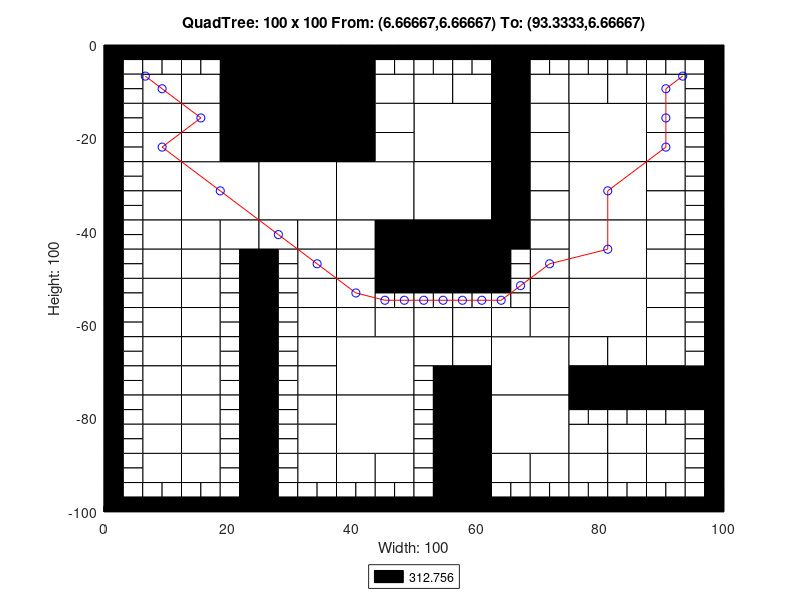

The MATLAB script that drew this image:
axis([0 100 -100 0]);
title('QuadTree: 100 x 100 From: (6.66667,6.66667) To: (93.3333,6.66667)');
xlabel('Width: 100');
ylabel('Height: 100');
rectangle('Position',[25 -12.5 12.5 12.5], 'FaceColor',[0 0 0]);
rectangle('Position',[25 -25 12.5 12.5], 'FaceColor',[0 0 0]);
rectangle('Position',[12.5 -37.5 12.5 12.5], 'FaceColor',[1 1 1]);
rectangle('Position',[25 -37.5 12.5 12.5], 'FaceColor',[1 1 1]);
rectangle('Position',[37.5 -37.5 12.5 12.5], 'FaceColor',[1 1 1]);
rectangle('Position',[50 -25 12.5 12.5], 'FaceColor',[1 1 1]);
rectangle('Position',[75 -25 12.5 12.5], 'FaceColor',[1 1 1]);
rectangle('Position',[50 -37.5 12.5 12.5], 'FaceColor',[1 1 1]);
rectangle('Position',[50 -50 12.5 12.5], 'FaceColor',[0 0 0]);
rectangle('Position',[75 -37.5 12.5 12.5], 'FaceColor',[1 1 1]);
rectangle('Position',[75 -50 12.5 12.5], 'FaceColor',[1 1 1]);
rectangle('Position',[37.5 -75 12.5 12.5], 'FaceColor',[1 1 1]);
rectangle('Position',[37.5 -87.5 12.5 12.5], 'FaceColor',[1 1 1]);
rectangle('Position',[62.5 -75 12.5 12.5], 'FaceColor',[1 1 1]);
rectangle('Position',[75 -62.5 12.5 12.5], 'FaceColor',[1 1 1]);
rectangle('Position',[62.5 -87.5 12.5 12.5], 'FaceColor',[1 1 1]);
rectangle('Position',[6.25 -12.5 6.25 6.25], 'FaceColor',[1 1 1]);
rectangle('Position',[18.75 -6.25 6.25 6.25], 'FaceColor',[0 0 0]);
rectangle('Position',[12.5 -12.5 6.25 6.25], 'FaceColor',[1 1 1]);
rectangle('Position',[18.75 -12.5 6.25 6.25], 'FaceColor',[0 0 0]);
rectangle('Position',[6.25 -18.75 6.25 6.25], 'FaceColor',[1 1 1]);
rectangle('Position',[6.25 -25 6.25 6.25], 'FaceColor',[1 1 1]);
rectangle('Position',[12.5 -18.75 6.25 6.25], 'FaceColor',[1 1 1]);
rectangle('Position',[18.75 -18.75 6.25 6.25], 'FaceColor',[0 0 0]);
rectangle('Position',[12.5 -25 6.25 6.25], 'FaceColor',[1 1 1]);
rectangle('Position',[18.75 -25 6.25 6.25], 'FaceColor',[0 0 0]);
rectangle('Position',[37.5 -6.25 6.25 6.25], 'FaceColor',[0 0 0]);
rectangle('Position',[37.5 -12.5 6.25 6.25], 'FaceColor',[0 0 0]);
rectangle('Position',[43.75 -12.5 6.25 6.25], 'FaceColor',[1 1 1]);
rectangle('Position',[37.5 -18.75 6.25 6.25], 'FaceColor',[0 0 0]);
rectangle('Position',[43.75 -18.75 6.25 6.25], 'FaceColor',[1 1 1]);
rectangle('Position',[37.5 -25 6.25 6.25], 'FaceColor',[0 0 0]);
rectangle('Position',[43.75 -25 6.25 6.25], 'FaceColor',[1 1 1]);
rectangle('Position',[6.25 -31.25 6.25 6.25], 'FaceColor',[1 1 1]);
rectangle('Position',[6.25 -37.5 6.25 6.25], 'FaceColor',[1 1 1]);
rectangle('Position',[6.25 -43.75 6.25 6.25], 'FaceColor',[1 1 1]);
rectangle('Position',[6.25 -50 6.25 6.25], 'FaceColor',[1 1 1]);
rectangle('Position',[12.5 -43.75 6.25 6.25], 'FaceColor',[1 1 1]);
rectangle('Position',[18.75 -43.75 6.25 6.25], 'FaceColor',[1 1 1]);
rectangle('Position',[12.5 -50 6.25 6.25], 'FaceColor',[1 1 1]);
rectangle('Position',[25 -43.75 6.25 6.25], 'FaceColor',[1 1 1]);
rectangle('Position',[31.25 -43.75 6.25 6.25], 'FaceColor',[1 1 1]);
rectangle('Position',[31.25 -50 6.25 6.25], 'FaceColor',[1 1 1]);
rectangle('Position',[37.5 -43.75 6.25 6.25], 'FaceColor',[1 1 1]);
rectangle('Position',[43.75 -43.75 6.25 6.25], 'FaceColor',[0 0 0]);
rectangle('Position',[37.5 -50 6.25 6.25], 'FaceColor',[1 1 1]);
rectangle('Position',[43.75 -50 6.25 6.25], 'FaceColor',[0 0 0]);
rectangle('Position',[50 -12.5 6.25 6.25], 'FaceColor',[1 1 1]);
rectangle('Position',[56.25 -12.5 6.25 6.25], 'FaceColor',[1 1 1]);
rectangle('Position',[62.5 -6.25 6.25 6.25], 'FaceColor',[0 0 0]);
rectangle('Position',[62.5 -12.5 6.25 6.25], 'FaceColor',[0 0 0]);
rectangle('Position',[68.75 -12.5 6.25 6.25], 'FaceColor',[1 1 1]);
rectangle('Position',[62.5 -18.75 6.25 6.25], 'FaceColor',[0 0 0]);
rectangle('Position',[68.75 -18.75 6.25 6.25], 'FaceColor',[1 1 1]);
rectangle('Position',[62.5 -25 6.25 6.25], 'FaceColor',[0 0 0]);
rectangle('Position',[68.75 -25 6.25 6.25], 'FaceColor',[1 1 1]);
rectangle('Position',[75 -12.5 6.25 6.25], 'FaceColor',[1 1 1]);
rectangle('Position',[81.25 -12.5 6.25 6.25], 'FaceColor',[1 1 1]);
rectangle('Position',[87.5 -12.5 6.25 6.25], 'FaceColor',[1 1 1]);
rectangle('Position',[87.5 -18.75 6.25 6.25], 'FaceColor',[1 1 1]);
rectangle('Position',[87.5 -25 6.25 6.25], 'FaceColor',[1 1 1]);
rectangle('Position',[62.5 -31.25 6.25 6.25], 'FaceColor',[0 0 0]);
rectangle('Position',[68.75 -31.25 6.25 6.25], 'FaceColor',[1 1 1]);
rectangle('Position',[62.5 -37.5 6.25 6.25], 'FaceColor',[0 0 0]);
rectangle('Position',[68.75 -37.5 6.25 6.25], 'FaceColor',[1 1 1]);
rectangle('Position',[62.5 -43.75 6.25 6.25], 'FaceColor',[0 0 0]);
rectangle('Position',[68.75 -43.75 6.25 6.25], 'FaceColor',[1 1 1]);
rectangle('Position',[68.75 -50 6.25 6.25], 'FaceColor',[1 1 1]);
rectangle('Position',[87.5 -31.25 6.25 6.25], 'FaceColor',[1 1 1]);
rectangle('Position',[87.5 -37.5 6.25 6.25], 'FaceColor',[1 1 1]);
rectangle('Position',[87.5 -43.75 6.25 6.25], 'FaceColor',[1 1 1]);
rectangle('Position',[87.5 -50 6.25 6.25], 'FaceColor',[1 1 1]);
rectangle('Position',[6.25 -56.25 6.25 6.25], 'FaceColor',[1 1 1]);
rectangle('Position',[6.25 -62.5 6.25 6.25], 'FaceColor',[1 1 1]);
rectangle('Position',[12.5 -56.25 6.25 6.25], 'FaceColor',[1 1 1]);
rectangle('Position',[12.5 -62.5 6.25 6.25], 'FaceColor',[1 1 1]);
rectangle('Position',[6.25 -68.75 6.25 6.25], 'FaceColor',[1 1 1]);
rectangle('Position',[6.25 -75 6.25 6.25], 'FaceColor',[1 1 1]);
rectangle('Position',[12.5 -68.75 6.25 6.25], 'FaceColor',[1 1 1]);
rectangle('Position',[12.5 -75 6.25 6.25], 'FaceColor',[1 1 1]);
rectangle('Position',[31.25 -56.25 6.25 6.25], 'FaceColor',[1 1 1]);
rectangle('Position',[31.25 -62.5 6.25 6.25], 'FaceColor',[1 1 1]);
rectangle('Position',[37.5 -56.25 6.25 6.25], 'FaceColor',[1 1 1]);
rectangle('Position',[37.5 -62.5 6.25 6.25], 'FaceColor',[1 1 1]);
rectangle('Position',[43.75 -62.5 6.25 6.25], 'FaceColor',[1 1 1]);
rectangle('Position',[31.25 -68.75 6.25 6.25], 'FaceColor',[1 1 1]);
rectangle('Position',[31.25 -75 6.25 6.25], 'FaceColor',[1 1 1]);
rectangle('Position',[6.25 -81.25 6.25 6.25], 'FaceColor',[1 1 1]);
rectangle('Position',[6.25 -87.5 6.25 6.25], 'FaceColor',[1 1 1]);
rectangle('Position',[12.5 -81.25 6.25 6.25], 'FaceColor',[1 1 1]);
rectangle('Position',[12.5 -87.5 6.25 6.25], 'FaceColor',[1 1 1]);
rectangle('Position',[6.25 -93.75 6.25 6.25], 'FaceColor',[1 1 1]);
rectangle('Position',[12.5 -93.75 6.25 6.25], 'FaceColor',[1 1 1]);
rectangle('Position',[31.25 -81.25 6.25 6.25], 'FaceColor',[1 1 1]);
rectangle('Position',[31.25 -87.5 6.25 6.25], 'FaceColor',[1 1 1]);
rectangle('Position',[31.25 -93.75 6.25 6.25], 'FaceColor',[1 1 1]);
rectangle('Position',[37.5 -93.75 6.25 6.25], 'FaceColor',[1 1 1]);
rectangle('Position',[43.75 -93.75 6.25 6.25], 'FaceColor',[1 1 1]);
rectangle('Position',[50 -62.5 6.25 6.25], 'FaceColor',[1 1 1]);
rectangle('Position',[56.25 -62.5 6.25 6.25], 'FaceColor',[1 1 1]);
rectangle('Position',[68.75 -56.25 6.25 6.25], 'FaceColor',[1 1 1]);
rectangle('Position',[62.5 -62.5 6.25 6.25], 'FaceColor',[1 1 1]);
rectangle('Position',[68.75 -62.5 6.25 6.25], 'FaceColor',[1 1 1]);
rectangle('Position',[50 -68.75 6.25 6.25], 'FaceColor',[1 1 1]);
rectangle('Position',[56.25 -68.75 6.25 6.25], 'FaceColor',[1 1 1]);
rectangle('Position',[56.25 -75 6.25 6.25], 'FaceColor',[0 0 0]);
rectangle('Position',[87.5 -56.25 6.25 6.25], 'FaceColor',[1 1 1]);
rectangle('Position',[87.5 -62.5 6.25 6.25], 'FaceColor',[1 1 1]);
rectangle('Position',[75 -68.75 6.25 6.25], 'FaceColor',[1 1 1]);
rectangle('Position',[81.25 -68.75 6.25 6.25], 'FaceColor',[1 1 1]);
rectangle('Position',[75 -75 6.25 6.25], 'FaceColor',[0 0 0]);
rectangle('Position',[81.25 -75 6.25 6.25], 'FaceColor',[0 0 0]);
rectangle('Position',[87.5 -68.75 6.25 6.25], 'FaceColor',[1 1 1]);
rectangle('Position',[87.5 -75 6.25 6.25], 'FaceColor',[0 0 0]);
rectangle('Position',[93.75 -75 6.25 6.25], 'FaceColor',[0 0 0]);
rectangle('Position',[56.25 -81.25 6.25 6.25], 'FaceColor',[0 0 0]);
rectangle('Position',[56.25 -87.5 6.25 6.25], 'FaceColor',[0 0 0]);
rectangle('Position',[56.25 -93.75 6.25 6.25], 'FaceColor',[0 0 0]);
rectangle('Position',[56.25 -100 6.25 6.25], 'FaceColor',[0 0 0]);
rectangle('Position',[62.5 -93.75 6.25 6.25], 'FaceColor',[1 1 1]);
rectangle('Position',[68.75 -93.75 6.25 6.25], 'FaceColor',[1 1 1]);
rectangle('Position',[75 -87.5 6.25 6.25], 'FaceColor',[1 1 1]);
rectangle('Position',[81.25 -87.5 6.25 6.25], 'FaceColor',[1 1 1]);
rectangle('Position',[87.5 -87.5 6.25 6.25], 'FaceColor',[1 1 1]);
rectangle('Position',[75 -93.75 6.25 6.25], 'FaceColor',[1 1 1]);
rectangle('Position',[81.25 -93.75 6.25 6.25], 'FaceColor',[1 1 1]);
rectangle('Position',[87.5 -93.75 6.25 6.25], 'FaceColor',[1 1 1]);
rectangle('Position',[0 -3.125 3.125 3.125], 'FaceColor',[0 0 0]);
rectangle('Position',[3.125 -3.125 3.125 3.125], 'FaceColor',[0 0 0]);
rectangle('Position',[0 -6.25 3.125 3.125], 'FaceColor',[0 0 0]);
rectangle('Position',[3.125 -6.25 3.125 3.125], 'FaceColor',[1 1 1]);
rectangle('Position',[6.25 -3.125 3.125 3.125], 'FaceColor',[0 0 0]);
rectangle('Position',[9.375 -3.125 3.125 3.125], 'FaceColor',[0 0 0]);
rectangle('Position',[6.25 -6.25 3.125 3.125], 'FaceColor',[1 1 1]);
rectangle('Position',[9.375 -6.25 3.125 3.125], 'FaceColor',[1 1 1]);
rectangle('Position',[0 -9.375 3.125 3.125], 'FaceColor',[0 0 0]);
rectangle('Position',[3.125 -9.375 3.125 3.125], 'FaceColor',[1 1 1]);
rectangle('Position',[0 -12.5 3.125 3.125], 'FaceColor',[0 0 0]);
rectangle('Position',[3.125 -12.5 3.125 3.125], 'FaceColor',[1 1 1]);
rectangle('Position',[12.5 -3.125 3.125 3.125], 'FaceColor',[0 0 0]);
rectangle('Position',[15.625 -3.125 3.125 3.125], 'FaceColor',[0 0 0]);
rectangle('Position',[12.5 -6.25 3.125 3.125], 'FaceColor',[1 1 1]);
rectangle('Position',[15.625 -6.25 3.125 3.125], 'FaceColor',[1 1 1]);
rectangle('Position',[0 -15.625 3.125 3.125], 'FaceColor',[0 0 0]);
rectangle('Position',[3.125 -15.625 3.125 3.125], 'FaceColor',[1 1 1]);
rectangle('Position',[0 -18.75 3.125 3.125], 'FaceColor',[0 0 0]);
rectangle('Position',[3.125 -18.75 3.125 3.125], 'FaceColor',[1 1 1]);
rectangle('Position',[0 -21.875 3.125 3.125], 'FaceColor',[0 0 0]);
rectangle('Position',[3.125 -21.875 3.125 3.125], 'FaceColor',[1 1 1]);
rectangle('Position',[0 -25 3.125 3.125], 'FaceColor',[0 0 0]);
rectangle('Position',[3.125 -25 3.125 3.125], 'FaceColor',[1 1 1]);
rectangle('Position',[43.75 -3.125 3.125 3.125], 'FaceColor',[0 0 0]);
rectangle('Position',[46.875 -3.125 3.125 3.125], 'FaceColor',[0 0 0]);
rectangle('Position',[43.75 -6.25 3.125 3.125], 'FaceColor',[1 1 1]);
rectangle('Position',[46.875 -6.25 3.125 3.125], 'FaceColor',[1 1 1]);
rectangle('Position',[0 -28.125 3.125 3.125], 'FaceColor',[0 0 0]);
rectangle('Position',[3.125 -28.125 3.125 3.125], 'FaceColor',[1 1 1]);
rectangle('Position',[0 -31.25 3.125 3.125], 'FaceColor',[0 0 0]);
rectangle('Position',[3.125 -31.25 3.125 3.125], 'FaceColor',[1 1 1]);
rectangle('Position',[0 -34.375 3.125 3.125], 'FaceColor',[0 0 0]);
rectangle('Position',[3.125 -34.375 3.125 3.125], 'FaceColor',[1 1 1]);
rectangle('Position',[0 -37.5 3.125 3.125], 'FaceColor',[0 0 0]);
rectangle('Position',[3.125 -37.5 3.125 3.125], 'FaceColor',[1 1 1]);
rectangle('Position',[0 -40.625 3.125 3.125], 'FaceColor',[0 0 0]);
rectangle('Position',[3.125 -40.625 3.125 3.125], 'FaceColor',[1 1 1]);
rectangle('Position',[0 -43.75 3.125 3.125], 'FaceColor',[0 0 0]);
rectangle('Position',[3.125 -43.75 3.125 3.125], 'FaceColor',[1 1 1]);
rectangle('Position',[0 -46.875 3.125 3.125], 'FaceColor',[0 0 0]);
rectangle('Position',[3.125 -46.875 3.125 3.125], 'FaceColor',[1 1 1]);
rectangle('Position',[0 -50 3.125 3.125], 'FaceColor',[0 0 0]);
rectangle('Position',[3.125 -50 3.125 3.125], 'FaceColor',[1 1 1]);
rectangle('Position',[18.75 -46.875 3.125 3.125], 'FaceColor',[1 1 1]);
rectangle('Position',[21.875 -46.875 3.125 3.125], 'FaceColor',[0 0 0]);
rectangle('Position',[18.75 -50 3.125 3.125], 'FaceColor',[1 1 1]);
rectangle('Position',[21.875 -50 3.125 3.125], 'FaceColor',[0 0 0]);
rectangle('Position',[25 -46.875 3.125 3.125], 'FaceColor',[0 0 0]);
rectangle('Position',[28.125 -46.875 3.125 3.125], 'FaceColor',[1 1 1]);
rectangle('Position',[25 -50 3.125 3.125], 'FaceColor',[0 0 0]);
rectangle('Position',[28.125 -50 3.125 3.125], 'FaceColor',[1 1 1]);
rectangle('Position',[50 -3.125 3.125 3.125], 'FaceColor',[0 0 0]);
rectangle('Position',[53.125 -3.125 3.125 3.125], 'FaceColor',[0 0 0]);
rectangle('Position',[50 -6.25 3.125 3.125], 'FaceColor',[1 1 1]);
rectangle('Position',[53.125 -6.25 3.125 3.125], 'FaceColor',[1 1 1]);
rectangle('Position',[56.25 -3.125 3.125 3.125], 'FaceColor',[0 0 0]);
rectangle('Position',[59.375 -3.125 3.125 3.125], 'FaceColor',[0 0 0]);
rectangle('Position',[56.25 -6.25 3.125 3.125], 'FaceColor',[1 1 1]);
rectangle('Position',[59.375 -6.25 3.125 3.125], 'FaceColor',[1 1 1]);
rectangle('Position',[68.75 -3.125 3.125 3.125], 'FaceColor',[0 0 0]);
rectangle('Position',[71.875 -3.125 3.125 3.125], 'FaceColor',[0 0 0]);
rectangle('Position',[68.75 -6.25 3.125 3.125], 'FaceColor',[1 1 1]);
rectangle('Position',[71.875 -6.25 3.125 3.125], 'FaceColor',[1 1 1]);
rectangle('Position',[75 -3.125 3.125 3.125], 'FaceColor',[0 0 0]);
rectangle('Position',[78.125 -3.125 3.125 3.125], 'FaceColor',[0 0 0]);
rectangle('Position',[75 -6.25 3.125 3.125], 'FaceColor',[1 1 1]);
rectangle('Position',[78.125 -6.25 3.125 3.125], 'FaceColor',[1 1 1]);
rectangle('Position',[81.25 -3.125 3.125 3.125], 'FaceColor',[0 0 0]);
rectangle('Position',[84.375 -3.125 3.125 3.125], 'FaceColor',[0 0 0]);
rectangle('Position',[81.25 -6.25 3.125 3.125], 'FaceColor',[1 1 1]);
rectangle('Position',[84.375 -6.25 3.125 3.125], 'FaceColor',[1 1 1]);
rectangle('Position',[87.5 -3.125 3.125 3.125], 'FaceColor',[0 0 0]);
rectangle('Position',[90.625 -3.125 3.125 3.125], 'FaceColor',[0 0 0]);
rectangle('Position',[87.5 -6.25 3.125 3.125], 'FaceColor',[1 1 1]);
rectangle('Position',[90.625 -6.25 3.125 3.125], 'FaceColor',[1 1 1]);
rectangle('Position',[93.75 -3.125 3.125 3.125], 'FaceColor',[0 0 0]);
rectangle('Position',[96.875 -3.125 3.125 3.125], 'FaceColor',[0 0 0]);
rectangle('Position',[93.75 -6.25 3.125 3.125], 'FaceColor',[1 1 1]);
rectangle('Position',[96.875 -6.25 3.125 3.125], 'FaceColor',[0 0 0]);
rectangle('Position',[93.75 -9.375 3.125 3.125], 'FaceColor',[1 1 1]);
rectangle('Position',[96.875 -9.375 3.125 3.125], 'FaceColor',[0 0 0]);
rectangle('Position',[93.75 -12.5 3.125 3.125], 'FaceColor',[1 1 1]);
rectangle('Position',[96.875 -12.5 3.125 3.125], 'FaceColor',[0 0 0]);
rectangle('Position',[93.75 -15.625 3.125 3.125], 'FaceColor',[1 1 1]);
rectangle('Position',[96.875 -15.625 3.125 3.125], 'FaceColor',[0 0 0]);
rectangle('Position',[93.75 -18.75 3.125 3.125], 'FaceColor',[1 1 1]);
rectangle('Position',[96.875 -18.75 3.125 3.125], 'FaceColor',[0 0 0]);
rectangle('Position',[93.75 -21.875 3.125 3.125], 'FaceColor',[1 1 1]);
rectangle('Position',[96.875 -21.875 3.125 3.125], 'FaceColor',[0 0 0]);
rectangle('Position',[93.75 -25 3.125 3.125], 'FaceColor',[1 1 1]);
rectangle('Position',[96.875 -25 3.125 3.125], 'FaceColor',[0 0 0]);
rectangle('Position',[62.5 -46.875 3.125 3.125], 'FaceColor',[0 0 0]);
rectangle('Position',[65.625 -46.875 3.125 3.125], 'FaceColor',[1 1 1]);
rectangle('Position',[62.5 -50 3.125 3.125], 'FaceColor',[0 0 0]);
rectangle('Position',[65.625 -50 3.125 3.125], 'FaceColor',[1 1 1]);
rectangle('Position',[93.75 -28.125 3.125 3.125], 'FaceColor',[1 1 1]);
rectangle('Position',[96.875 -28.125 3.125 3.125], 'FaceColor',[0 0 0]);
rectangle('Position',[93.75 -31.25 3.125 3.125], 'FaceColor',[1 1 1]);
rectangle('Position',[96.875 -31.25 3.125 3.125], 'FaceColor',[0 0 0]);
rectangle('Position',[93.75 -34.375 3.125 3.125], 'FaceColor',[1 1 1]);
rectangle('Position',[96.875 -34.375 3.125 3.125], 'FaceColor',[0 0 0]);
rectangle('Position',[93.75 -37.5 3.125 3.125], 'FaceColor',[1 1 1]);
rectangle('Position',[96.875 -37.5 3.125 3.125], 'FaceColor',[0 0 0]);
rectangle('Position',[93.75 -40.625 3.125 3.125], 'FaceColor',[1 1 1]);
rectangle('Position',[96.875 -40.625 3.125 3.125], 'FaceColor',[0 0 0]);
rectangle('Position',[93.75 -43.75 3.125 3.125], 'FaceColor',[1 1 1]);
rectangle('Position',[96.875 -43.75 3.125 3.125], 'FaceColor',[0 0 0]);
rectangle('Position',[93.75 -46.875 3.125 3.125], 'FaceColor',[1 1 1]);
rectangle('Position',[96.875 -46.875 3.125 3.125], 'FaceColor',[0 0 0]);
rectangle('Position',[93.75 -50 3.125 3.125], 'FaceColor',[1 1 1]);
rectangle('Position',[96.875 -50 3.125 3.125], 'FaceColor',[0 0 0]);
rectangle('Position',[0 -53.125 3.125 3.125], 'FaceColor',[0 0 0]);
rectangle('Position',[3.125 -53.125 3.125 3.125], 'FaceColor',[1 1 1]);
rectangle('Position',[0 -56.25 3.125 3.125], 'FaceColor',[0 0 0]);
rectangle('Position',[3.125 -56.25 3.125 3.125], 'FaceColor',[1 1 1]);
rectangle('Position',[0 -59.375 3.125 3.125], 'FaceColor',[0 0 0]);
rectangle('Position',[3.125 -59.375 3.125 3.125], 'FaceColor',[1 1 1]);
rectangle('Position',[0 -62.5 3.125 3.125], 'FaceColor',[0 0 0]);
rectangle('Position',[3.125 -62.5 3.125 3.125], 'FaceColor',[1 1 1]);
rectangle('Position',[18.75 -53.125 3.125 3.125], 'FaceColor',[1 1 1]);
rectangle('Position',[21.875 -53.125 3.125 3.125], 'FaceColor',[0 0 0]);
rectangle('Position',[18.75 -56.25 3.125 3.125], 'FaceColor',[1 1 1]);
rectangle('Position',[21.875 -56.25 3.125 3.125], 'FaceColor',[0 0 0]);
rectangle('Position',[18.75 -59.375 3.125 3.125], 'FaceColor',[1 1 1]);
rectangle('Position',[21.875 -59.375 3.125 3.125], 'FaceColor',[0 0 0]);
rectangle('Position',[18.75 -62.5 3.125 3.125], 'FaceColor',[1 1 1]);
rectangle('Position',[21.875 -62.5 3.125 3.125], 'FaceColor',[0 0 0]);
rectangle('Position',[0 -65.625 3.125 3.125], 'FaceColor',[0 0 0]);
rectangle('Position',[3.125 -65.625 3.125 3.125], 'FaceColor',[1 1 1]);
rectangle('Position',[0 -68.75 3.125 3.125], 'FaceColor',[0 0 0]);
rectangle('Position',[3.125 -68.75 3.125 3.125], 'FaceColor',[1 1 1]);
rectangle('Position',[0 -71.875 3.125 3.125], 'FaceColor',[0 0 0]);
rectangle('Position',[3.125 -71.875 3.125 3.125], 'FaceColor',[1 1 1]);
rectangle('Position',[0 -75 3.125 3.125], 'FaceColor',[0 0 0]);
rectangle('Position',[3.125 -75 3.125 3.125], 'FaceColor',[1 1 1]);
rectangle('Position',[18.75 -65.625 3.125 3.125], 'FaceColor',[1 1 1]);
rectangle('Position',[21.875 -65.625 3.125 3.125], 'FaceColor',[0 0 0]);
rectangle('Position',[18.75 -68.75 3.125 3.125], 'FaceColor',[1 1 1]);
rectangle('Position',[21.875 -68.75 3.125 3.125], 'FaceColor',[0 0 0]);
rectangle('Position',[18.75 -71.875 3.125 3.125], 'FaceColor',[1 1 1]);
rectangle('Position',[21.875 -71.875 3.125 3.125], 'FaceColor',[0 0 0]);
rectangle('Position',[18.75 -75 3.125 3.125], 'FaceColor',[1 1 1]);
rectangle('Position',[21.875 -75 3.125 3.125], 'FaceColor',[0 0 0]);
rectangle('Position',[25 -53.125 3.125 3.125], 'FaceColor',[0 0 0]);
rectangle('Position',[28.125 -53.125 3.125 3.125], 'FaceColor',[1 1 1]);
rectangle('Position',[25 -56.25 3.125 3.125], 'FaceColor',[0 0 0]);
rectangle('Position',[28.125 -56.25 3.125 3.125], 'FaceColor',[1 1 1]);
rectangle('Position',[25 -59.375 3.125 3.125], 'FaceColor',[0 0 0]);
rectangle('Position',[28.125 -59.375 3.125 3.125], 'FaceColor',[1 1 1]);
rectangle('Position',[25 -62.5 3.125 3.125], 'FaceColor',[0 0 0]);
rectangle('Position',[28.125 -62.5 3.125 3.125], 'FaceColor',[1 1 1]);
rectangle('Position',[43.75 -53.125 3.125 3.125], 'FaceColor',[0 0 0]);
rectangle('Position',[46.875 -53.125 3.125 3.125], 'FaceColor',[0 0 0]);
rectangle('Position',[43.75 -56.25 3.125 3.125], 'FaceColor',[1 1 1]);
rectangle('Position',[46.875 -56.25 3.125 3.125], 'FaceColor',[1 1 1]);
rectangle('Position',[25 -65.625 3.125 3.125], 'FaceColor',[0 0 0]);
rectangle('Position',[28.125 -65.625 3.125 3.125], 'FaceColor',[1 1 1]);
rectangle('Position',[25 -68.75 3.125 3.125], 'FaceColor',[0 0 0]);
rectangle('Position',[28.125 -68.75 3.125 3.125], 'FaceColor',[1 1 1]);
rectangle('Position',[25 -71.875 3.125 3.125], 'FaceColor',[0 0 0]);
rectangle('Position',[28.125 -71.875 3.125 3.125], 'FaceColor',[1 1 1]);
rectangle('Position',[25 -75 3.125 3.125], 'FaceColor',[0 0 0]);
rectangle('Position',[28.125 -75 3.125 3.125], 'FaceColor',[1 1 1]);
rectangle('Position',[0 -78.125 3.125 3.125], 'FaceColor',[0 0 0]);
rectangle('Position',[3.125 -78.125 3.125 3.125], 'FaceColor',[1 1 1]);
rectangle('Position',[0 -81.25 3.125 3.125], 'FaceColor',[0 0 0]);
rectangle('Position',[3.125 -81.25 3.125 3.125], 'FaceColor',[1 1 1]);
rectangle('Position',[0 -84.375 3.125 3.125], 'FaceColor',[0 0 0]);
rectangle('Position',[3.125 -84.375 3.125 3.125], 'FaceColor',[1 1 1]);
rectangle('Position',[0 -87.5 3.125 3.125], 'FaceColor',[0 0 0]);
rectangle('Position',[3.125 -87.5 3.125 3.125], 'FaceColor',[1 1 1]);
rectangle('Position',[18.75 -78.125 3.125 3.125], 'FaceColor',[1 1 1]);
rectangle('Position',[21.875 -78.125 3.125 3.125], 'FaceColor',[0 0 0]);
rectangle('Position',[18.75 -81.25 3.125 3.125], 'FaceColor',[1 1 1]);
rectangle('Position',[21.875 -81.25 3.125 3.125], 'FaceColor',[0 0 0]);
rectangle('Position',[18.75 -84.375 3.125 3.125], 'FaceColor',[1 1 1]);
rectangle('Position',[21.875 -84.375 3.125 3.125], 'FaceColor',[0 0 0]);
rectangle('Position',[18.75 -87.5 3.125 3.125], 'FaceColor',[1 1 1]);
rectangle('Position',[21.875 -87.5 3.125 3.125], 'FaceColor',[0 0 0]);
rectangle('Position',[0 -90.625 3.125 3.125], 'FaceColor',[0 0 0]);
rectangle('Position',[3.125 -90.625 3.125 3.125], 'FaceColor',[1 1 1]);
rectangle('Position',[0 -93.75 3.125 3.125], 'FaceColor',[0 0 0]);
rectangle('Position',[3.125 -93.75 3.125 3.125], 'FaceColor',[1 1 1]);
rectangle('Position',[0 -96.875 3.125 3.125], 'FaceColor',[0 0 0]);
rectangle('Position',[3.125 -96.875 3.125 3.125], 'FaceColor',[1 1 1]);
rectangle('Position',[0 -100 3.125 3.125], 'FaceColor',[0 0 0]);
rectangle('Position',[3.125 -100 3.125 3.125], 'FaceColor',[0 0 0]);
rectangle('Position',[6.25 -96.875 3.125 3.125], 'FaceColor',[1 1 1]);
rectangle('Position',[9.375 -96.875 3.125 3.125], 'FaceColor',[1 1 1]);
rectangle('Position',[6.25 -100 3.125 3.125], 'FaceColor',[0 0 0]);
rectangle('Position',[9.375 -100 3.125 3.125], 'FaceColor',[0 0 0]);
rectangle('Position',[18.75 -90.625 3.125 3.125], 'FaceColor',[1 1 1]);
rectangle('Position',[21.875 -90.625 3.125 3.125], 'FaceColor',[0 0 0]);
rectangle('Position',[18.75 -93.75 3.125 3.125], 'FaceColor',[1 1 1]);
rectangle('Position',[21.875 -93.75 3.125 3.125], 'FaceColor',[0 0 0]);
rectangle('Position',[12.5 -96.875 3.125 3.125], 'FaceColor',[1 1 1]);
rectangle('Position',[15.625 -96.875 3.125 3.125], 'FaceColor',[1 1 1]);
rectangle('Position',[12.5 -100 3.125 3.125], 'FaceColor',[0 0 0]);
rectangle('Position',[15.625 -100 3.125 3.125], 'FaceColor',[0 0 0]);
rectangle('Position',[18.75 -96.875 3.125 3.125], 'FaceColor',[1 1 1]);
rectangle('Position',[21.875 -96.875 3.125 3.125], 'FaceColor',[0 0 0]);
rectangle('Position',[18.75 -100 3.125 3.125], 'FaceColor',[0 0 0]);
rectangle('Position',[21.875 -100 3.125 3.125], 'FaceColor',[0 0 0]);
rectangle('Position',[25 -78.125 3.125 3.125], 'FaceColor',[0 0 0]);
rectangle('Position',[28.125 -78.125 3.125 3.125], 'FaceColor',[1 1 1]);
rectangle('Position',[25 -81.25 3.125 3.125], 'FaceColor',[0 0 0]);
rectangle('Position',[28.125 -81.25 3.125 3.125], 'FaceColor',[1 1 1]);
rectangle('Position',[25 -84.375 3.125 3.125], 'FaceColor',[0 0 0]);
rectangle('Position',[28.125 -84.375 3.125 3.125], 'FaceColor',[1 1 1]);
rectangle('Position',[25 -87.5 3.125 3.125], 'FaceColor',[0 0 0]);
rectangle('Position',[28.125 -87.5 3.125 3.125], 'FaceColor',[1 1 1]);
rectangle('Position',[25 -90.625 3.125 3.125], 'FaceColor',[0 0 0]);
rectangle('Position',[28.125 -90.625 3.125 3.125], 'FaceColor',[1 1 1]);
rectangle('Position',[25 -93.75 3.125 3.125], 'FaceColor',[0 0 0]);
rectangle('Position',[28.125 -93.75 3.125 3.125], 'FaceColor',[1 1 1]);
rectangle('Position',[25 -96.875 3.125 3.125], 'FaceColor',[0 0 0]);
rectangle('Position',[28.125 -96.875 3.125 3.125], 'FaceColor',[1 1 1]);
rectangle('Position',[25 -100 3.125 3.125], 'FaceColor',[0 0 0]);
rectangle('Position',[28.125 -100 3.125 3.125], 'FaceColor',[0 0 0]);
rectangle('Position',[31.25 -96.875 3.125 3.125], 'FaceColor',[1 1 1]);
rectangle('Position',[34.375 -96.875 3.125 3.125], 'FaceColor',[1 1 1]);
rectangle('Position',[31.25 -100 3.125 3.125], 'FaceColor',[0 0 0]);
rectangle('Position',[34.375 -100 3.125 3.125], 'FaceColor',[0 0 0]);
rectangle('Position',[37.5 -96.875 3.125 3.125], 'FaceColor',[1 1 1]);
rectangle('Position',[40.625 -96.875 3.125 3.125], 'FaceColor',[1 1 1]);
rectangle('Position',[37.5 -100 3.125 3.125], 'FaceColor',[0 0 0]);
rectangle('Position',[40.625 -100 3.125 3.125], 'FaceColor',[0 0 0]);
rectangle('Position',[43.75 -96.875 3.125 3.125], 'FaceColor',[1 1 1]);
rectangle('Position',[46.875 -96.875 3.125 3.125], 'FaceColor',[1 1 1]);
rectangle('Position',[43.75 -100 3.125 3.125], 'FaceColor',[0 0 0]);
rectangle('Position',[46.875 -100 3.125 3.125], 'FaceColor',[0 0 0]);
rectangle('Position',[50 -53.125 3.125 3.125], 'FaceColor',[0 0 0]);
rectangle('Position',[53.125 -53.125 3.125 3.125], 'FaceColor',[0 0 0]);
rectangle('Position',[50 -56.25 3.125 3.125], 'FaceColor',[1 1 1]);
rectangle('Position',[53.125 -56.25 3.125 3.125], 'FaceColor',[1 1 1]);
rectangle('Position',[56.25 -53.125 3.125 3.125], 'FaceColor',[0 0 0]);
rectangle('Position',[59.375 -53.125 3.125 3.125], 'FaceColor',[0 0 0]);
rectangle('Position',[56.25 -56.25 3.125 3.125], 'FaceColor',[1 1 1]);
rectangle('Position',[59.375 -56.25 3.125 3.125], 'FaceColor',[1 1 1]);
rectangle('Position',[62.5 -53.125 3.125 3.125], 'FaceColor',[0 0 0]);
rectangle('Position',[65.625 -53.125 3.125 3.125], 'FaceColor',[1 1 1]);
rectangle('Position',[62.5 -56.25 3.125 3.125], 'FaceColor',[1 1 1]);
rectangle('Position',[65.625 -56.25 3.125 3.125], 'FaceColor',[1 1 1]);
rectangle('Position',[50 -71.875 3.125 3.125], 'FaceColor',[1 1 1]);
rectangle('Position',[53.125 -71.875 3.125 3.125], 'FaceColor',[0 0 0]);
rectangle('Position',[50 -75 3.125 3.125], 'FaceColor',[1 1 1]);
rectangle('Position',[53.125 -75 3.125 3.125], 'FaceColor',[0 0 0]);
rectangle('Position',[93.75 -53.125 3.125 3.125], 'FaceColor',[1 1 1]);
rectangle('Position',[96.875 -53.125 3.125 3.125], 'FaceColor',[0 0 0]);
rectangle('Position',[93.75 -56.25 3.125 3.125], 'FaceColor',[1 1 1]);
rectangle('Position',[96.875 -56.25 3.125 3.125], 'FaceColor',[0 0 0]);
rectangle('Position',[93.75 -59.375 3.125 3.125], 'FaceColor',[1 1 1]);
rectangle('Position',[96.875 -59.375 3.125 3.125], 'FaceColor',[0 0 0]);
rectangle('Position',[93.75 -62.5 3.125 3.125], 'FaceColor',[1 1 1]);
rectangle('Position',[96.875 -62.5 3.125 3.125], 'FaceColor',[0 0 0]);
rectangle('Position',[93.75 -65.625 3.125 3.125], 'FaceColor',[1 1 1]);
rectangle('Position',[96.875 -65.625 3.125 3.125], 'FaceColor',[0 0 0]);
rectangle('Position',[93.75 -68.75 3.125 3.125], 'FaceColor',[1 1 1]);
rectangle('Position',[96.875 -68.75 3.125 3.125], 'FaceColor',[0 0 0]);
rectangle('Position',[50 -78.125 3.125 3.125], 'FaceColor',[1 1 1]);
rectangle('Position',[53.125 -78.125 3.125 3.125], 'FaceColor',[0 0 0]);
rectangle('Position',[50 -81.25 3.125 3.125], 'FaceColor',[1 1 1]);
rectangle('Position',[53.125 -81.25 3.125 3.125], 'FaceColor',[0 0 0]);
rectangle('Position',[50 -84.375 3.125 3.125], 'FaceColor',[1 1 1]);
rectangle('Position',[53.125 -84.375 3.125 3.125], 'FaceColor',[0 0 0]);
rectangle('Position',[50 -87.5 3.125 3.125], 'FaceColor',[1 1 1]);
rectangle('Position',[53.125 -87.5 3.125 3.125], 'FaceColor',[0 0 0]);
rectangle('Position',[50 -90.625 3.125 3.125], 'FaceColor',[1 1 1]);
rectangle('Position',[53.125 -90.625 3.125 3.125], 'FaceColor',[0 0 0]);
rectangle('Position',[50 -93.75 3.125 3.125], 'FaceColor',[1 1 1]);
rectangle('Position',[53.125 -93.75 3.125 3.125], 'FaceColor',[0 0 0]);
rectangle('Position',[50 -96.875 3.125 3.125], 'FaceColor',[1 1 1]);
rectangle('Position',[53.125 -96.875 3.125 3.125], 'FaceColor',[0 0 0]);
rectangle('Position',[50 -100 3.125 3.125], 'FaceColor',[0 0 0]);
rectangle('Position',[53.125 -100 3.125 3.125], 'FaceColor',[0 0 0]);
rectangle('Position',[62.5 -96.875 3.125 3.125], 'FaceColor',[1 1 1]);
rectangle('Position',[65.625 -96.875 3.125 3.125], 'FaceColor',[1 1 1]);
rectangle('Position',[62.5 -100 3.125 3.125], 'FaceColor',[0 0 0]);
rectangle('Position',[65.625 -100 3.125 3.125], 'FaceColor',[0 0 0]);
rectangle('Position',[68.75 -96.875 3.125 3.125], 'FaceColor',[1 1 1]);
rectangle('Position',[71.875 -96.875 3.125 3.125], 'FaceColor',[1 1 1]);
rectangle('Position',[68.75 -100 3.125 3.125], 'FaceColor',[0 0 0]);
rectangle('Position',[71.875 -100 3.125 3.125], 'FaceColor',[0 0 0]);
rectangle('Position',[75 -78.125 3.125 3.125], 'FaceColor',[0 0 0]);
rectangle('Position',[78.125 -78.125 3.125 3.125], 'FaceColor',[0 0 0]);
rectangle('Position',[75 -81.25 3.125 3.125], 'FaceColor',[1 1 1]);
rectangle('Position',[78.125 -81.25 3.125 3.125], 'FaceColor',[1 1 1]);
rectangle('Position',[81.25 -78.125 3.125 3.125], 'FaceColor',[0 0 0]);
rectangle('Position',[84.375 -78.125 3.125 3.125], 'FaceColor',[0 0 0]);
rectangle('Position',[81.25 -81.25 3.125 3.125], 'FaceColor',[1 1 1]);
rectangle('Position',[84.375 -81.25 3.125 3.125], 'FaceColor',[1 1 1]);
rectangle('Position',[87.5 -78.125 3.125 3.125], 'FaceColor',[0 0 0]);
rectangle('Position',[90.625 -78.125 3.125 3.125], 'FaceColor',[0 0 0]);
rectangle('Position',[87.5 -81.25 3.125 3.125], 'FaceColor',[1 1 1]);
rectangle('Position',[90.625 -81.25 3.125 3.125], 'FaceColor',[1 1 1]);
rectangle('Position',[93.75 -78.125 3.125 3.125], 'FaceColor',[0 0 0]);
rectangle('Position',[96.875 -78.125 3.125 3.125], 'FaceColor',[0 0 0]);
rectangle('Position',[93.75 -81.25 3.125 3.125], 'FaceColor',[1 1 1]);
rectangle('Position',[96.875 -81.25 3.125 3.125], 'FaceColor',[0 0 0]);
rectangle('Position',[93.75 -84.375 3.125 3.125], 'FaceColor',[1 1 1]);
rectangle('Position',[96.875 -84.375 3.125 3.125], 'FaceColor',[0 0 0]);
rectangle('Position',[93.75 -87.5 3.125 3.125], 'FaceColor',[1 1 1]);
rectangle('Position',[96.875 -87.5 3.125 3.125], 'FaceColor',[0 0 0]);
rectangle('Position',[75 -96.875 3.125 3.125], 'FaceColor',[1 1 1]);
rectangle('Position',[78.125 -96.875 3.125 3.125], 'FaceColor',[1 1 1]);
rectangle('Position',[75 -100 3.125 3.125], 'FaceColor',[0 0 0]);
rectangle('Position',[78.125 -100 3.125 3.125], 'FaceColor',[0 0 0]);
rectangle('Position',[81.25 -96.875 3.125 3.125], 'FaceColor',[1 1 1]);
rectangle('Position',[84.375 -96.875 3.125 3.125], 'FaceColor',[1 1 1]);
rectangle('Position',[81.25 -100 3.125 3.125], 'FaceColor',[0 0 0]);
rectangle('Position',[84.375 -100 3.125 3.125], 'FaceColor',[0 0 0]);
rectangle('Position',[93.75 -90.625 3.125 3.125], 'FaceColor',[1 1 1]);
rectangle('Position',[96.875 -90.625 3.125 3.125], 'FaceColor',[0 0 0]);
rectangle('Position',[93.75 -93.75 3.125 3.125], 'FaceColor',[1 1 1]);
rectangle('Position',[96.875 -93.75 3.125 3.125], 'FaceColor',[0 0 0]);
rectangle('Position',[87.5 -96.875 3.125 3.125], 'FaceColor',[1 1 1]);
rectangle('Position',[90.625 -96.875 3.125 3.125], 'FaceColor',[1 1 1]);
rectangle('Position',[87.5 -100 3.125 3.125], 'FaceColor',[0 0 0]);
rectangle('Position',[90.625 -100 3.125 3.125], 'FaceColor',[0 0 0]);
rectangle('Position',[93.75 -96.875 3.125 3.125], 'FaceColor',[1 1 1]);
rectangle('Position',[96.875 -96.875 3.125 3.125], 'FaceColor',[0 0 0]);
rectangle('Position',[93.75 -100 3.125 3.125], 'FaceColor',[0 0 0]);
rectangle('Position',[96.875 -100 3.125 3.125], 'FaceColor',[0 0 0]);
X=[93.3333,90.625,90.625,90.625,81.25,81.25,71.875,67.1875,64.0625,60.9375,57.8125,54.6875,51.5625,48.4375,45.3125,40.625,34.375,28.125,18.75,9.375,15.625,9.375,6.66667];
Y=[-6.66667,-9.375,-15.625,-21.875,-31.25,-43.75,-46.875,-51.5625,-54.6875,-54.6875,-54.6875,-54.6875,-54.6875,-54.6875,-54.6875,-53.125,-46.875,-40.625,-31.25,-21.875,-15.625,-9.375,-6.66667];
hold on;
plot(X,Y,'r');
plot(X,Y,'bo');
legend('312.756','Location','southoutside');
